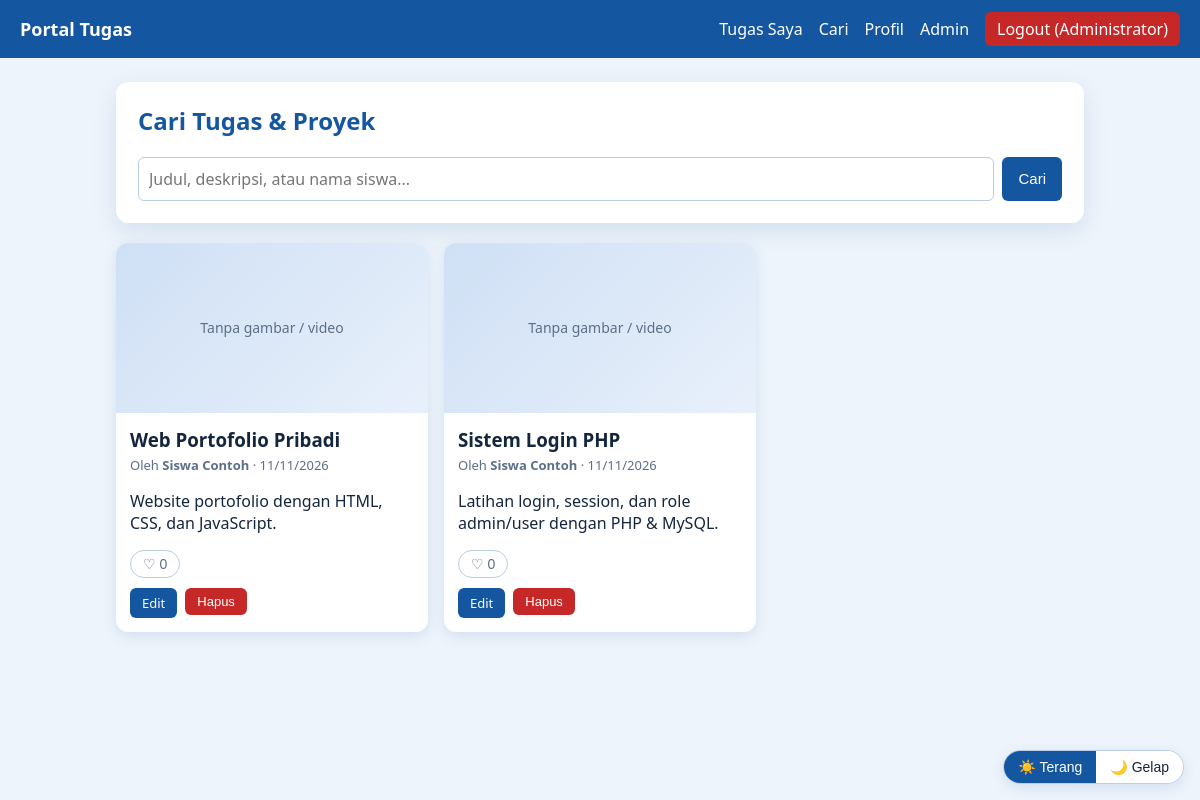
The page /cari.php (signed in) on the database its author committed.
### tables this page shows
CREATE TABLE tugas (
    id_tugas   INT AUTO_INCREMENT PRIMARY KEY,
    id_user    INT NOT NULL,
    judul      VARCHAR(100) NOT NULL,
    deskripsi  TEXT,
    gambar     VARCHAR(100) DEFAULT NULL,
    video      VARCHAR(100) DEFAULT NULL,
    created_at TIMESTAMP DEFAULT CURRENT_TIMESTAMP,
    FOREIGN KEY (id_user) REFERENCES users(id_user) ON DELETE CASCADE
);

CREATE TABLE users (
    id_user      INT AUTO_INCREMENT PRIMARY KEY,
    nama_lengkap VARCHAR(100) NOT NULL,
    username     VARCHAR(50)  NOT NULL UNIQUE,
    password     VARCHAR(255) NOT NULL,
    role         ENUM('admin','user') NOT NULL DEFAULT 'user',
    created_at   TIMESTAMP DEFAULT CURRENT_TIMESTAMP
);

### auth.php (called while the page is built, shortened)
<?php
function e($s) { return htmlspecialchars((string)$s, ENT_QUOTES, 'UTF-8'); }
function boleh_ubah($id_pemilik) {
    return !empty($_SESSION['login']) &&
           ((int)$_SESSION['id_user'] === (int)$id_pemilik || $_SESSION['role'] === 'admin');
}
function sql_like_cols() {
    $id = (int)$_SESSION['id_user'];
    return "(SELECT COUNT(*) FROM likes l WHERE l.id_tugas = t.id_tugas) AS jml_like, " .
           "(SELECT COUNT(*) FROM likes l WHERE l.id_tugas = t.id_tugas AND l.id_user = $id) AS saya_like";
}

### layout.php (the view, shortened to what this page needs)
<?php
function layout_atas($judul) { ?>
<!DOCTYPE html>
<html lang="id">
<head>
    <link rel="stylesheet" href="style.css">
</head>
<body>
<nav class="nav">
    <a class="brand" href="dashboard.php">Portal Tugas</a>
    <div class="links">
        <a href="dashboard.php">Tugas Saya</a>
        <a href="cari.php">Cari</a>
        <a href="profil.php">Profil</a>
        <?php if ($_SESSION['role'] === 'admin'): ?><a href="admin.php">Admin</a><?php endif; ?>
        <a class="out" href="logout.php">Logout (<?= e($_SESSION['nama_lengkap']) ?>)</a>
    </div>
</nav>
<main class="container">
<?php }
function layout_bawah() { ?>
</main>
</body>
</html>
<?php }
function kartu_tugas($t, $kembali = 'dashboard') {
    $sudahLike = !empty($t['saya_like']);
    ?>
<article class="kartu" id="tugas-<?= (int)$t['id_tugas'] ?>">
    <?php if (!empty($t['video'])): ?>
        <video controls preload="metadata"<?= !empty($t['gambar']) ? ' poster="uploads/' . e($t['gambar']) . '"' : '' ?>>
            <source src="uploads/<?= e($t['video']) ?>">
            Browser Anda tidak mendukung pemutar video.
        </video>
    <?php elseif (!empty($t['gambar'])): ?>
        <img src="uploads/<?= e($t['gambar']) ?>" alt="<?= e($t['judul']) ?>" loading="lazy">
    <?php else: ?>
        <div class="noimg">Tanpa gambar / video</div>
    <?php endif; ?>
    <div class="isi">
        <h3><?= e($t['judul']) ?></h3>
        <p class="meta">Oleh <strong><?= e($t['nama_lengkap']) ?></strong> &middot; <?= e(date('d/m/Y', strtotime($t['created_at']))) ?></p>
        <p><?= nl2br(e($t['deskripsi'])) ?></p>
        <div class="like">
            <form method="POST" action="tugas_like.php">
                <button type="submit" class="btn-like <?= $sudahLike ? 'aktif' : '' ?>" title="<?= $sudahLike ? 'Batal suka' : 'Suka' ?>">
                    <?= $sudahLike ? '♥' : '♡' ?> <?= (int)($t['jml_like'] ?? 0) ?>
                </button>
            </form>
        </div>
        <?php if (boleh_ubah($t['id_user'])): ?>
        <div class="aksi">
            <a class="btn kecil" href="tugas_edit.php?id=<?= (int)$t['id_tugas'] ?>">Edit</a>
            <form method="POST" action="tugas_hapus.php" onsubmit="return confirm('Hapus tugas ini?')">
                <button class="btn kecil merah" type="submit">Hapus</button>
            </form>
        </div>
        <?php endif; ?>
    </div>
</article>
<?php }

### cari.php (shortened to what this page needs)
<?php
require 'auth.php';
include 'koneksi.php';
include 'layout.php';
$q = trim($_GET['q'] ?? '');
$like = '%' . addcslashes($q, '%_\\') . '%';
$stmt = mysqli_prepare($koneksi, "SELECT t.*, u.nama_lengkap, " . sql_like_cols() . " FROM tugas t JOIN users u ON u.id_user = t.id_user
    WHERE t.judul LIKE ? OR t.deskripsi LIKE ? OR u.nama_lengkap LIKE ?
    ORDER BY t.created_at DESC LIMIT 60");
mysqli_stmt_bind_param($stmt, 'sss', $like, $like, $like);
mysqli_stmt_execute($stmt);
$hasil = mysqli_stmt_get_result($stmt);
layout_atas('Cari');
?>
<div class="panel">
    <h2>Cari Tugas & Proyek</h2>
    <form class="cari" method="GET">
        <input type="search" name="q" value="<?= e($q) ?>" placeholder="Judul, deskripsi, atau nama siswa..." autofocus>
        <button type="submit">Cari</button>
    </form>
</div>
<div class="grid">
<?php
while ($t = mysqli_fetch_assoc($hasil)) { $ada = true; kartu_tugas($t, 'cari'); }
?>
</div>
<?php layout_bawah(); ?>

### style.css (style rules this page uses)
:root { --bg:#eef4fb;--kartu:#fff;--teks:#14263d;--mut:#5b6f88;--utama:#1456a0;--garis:#b8cde6; --input:#fff;--thead:#e3eefa;--shadow:rgba(20,80,160,.12);--noimg1:#cfe0f5;--noimg2:#e8f0fb; --errbg:#fde8e8;--errtx:#b42318;--okbg:#e7f4ea;--oktx:#1a7f37;--like:#e0245e; }
* { box-sizing:border-box }
body { margin:0;font-family:system-ui,Segoe UI,sans-serif;background:var(--bg);color:var(--teks);transition:background .2s,color .2s }
a { color:var(--utama) }
.nav { display:flex;flex-wrap:wrap;justify-content:space-between;align-items:center;gap:8px;background:var(--utama);padding:12px 20px }
.nav a { color:#fff;text-decoration:none }
.brand { font-weight:700;font-size:18px }
.links { display:flex;flex-wrap:wrap;gap:16px;align-items:center }
.links .out { background:#c62828;padding:6px 12px;border-radius:6px }
.container { max-width:1000px;margin:24px auto;padding:0 16px 70px }
h1,h2 { color:var(--utama);margin-top:0 }
.panel { background:var(--kartu);border-radius:12px;padding:22px;box-shadow:0 8px 24px var(--shadow);margin-bottom:20px }
.btn,button { display:inline-block;padding:9px 16px;background:var(--utama);color:#fff;border:0;border-radius:6px;cursor:pointer;font-size:15px;text-decoration:none }
.btn.kecil { padding:6px 12px;font-size:13px }
.merah { background:#c62828 }
input,textarea { width:100%;padding:10px;margin:4px 0 12px;border:1px solid var(--garis);border-radius:6px;font:inherit;background:var(--input);color:var(--teks) }
.cari { display:flex;gap:8px }
.cari input { margin:0 }
.grid { display:grid;gap:16px;grid-template-columns:repeat(auto-fill,minmax(270px,1fr)) }
.kartu { background:var(--kartu);border-radius:12px;overflow:hidden;box-shadow:0 4px 14px var(--shadow);display:flex;flex-direction:column }
.kartu img,.noimg { width:100%;height:170px;object-fit:cover;display:block }
.noimg { background:linear-gradient(135deg,var(--noimg1),var(--noimg2));display:grid;place-items:center;color:var(--mut);font-size:14px }
.isi { padding:14px }
.isi h3 { margin:0 0 4px }
.meta { color:var(--mut);font-size:13px;margin:0 0 8px }
.aksi { display:flex;gap:8px;margin-top:10px }
.aksi form,.like form { margin:0 }
.like { margin-top:10px }
.btn-like { background:transparent;color:var(--mut);border:1px solid var(--garis);padding:5px 12px;font-size:14px;border-radius:20px }

### rows shown on the page
tugas: shows "Tanpa gambar / video", judul "Web Portofolio Pribadi", id_user.nama_lengkap "Siswa Contoh", created_at "11/11/2026", deskripsi "Website portofolio dengan HTML, CSS, dan JavaScript.", jml_like "0"
tugas: shows "Tanpa gambar / video", judul "Sistem Login PHP", id_user.nama_lengkap "Siswa Contoh", created_at "11/11/2026", deskripsi "Latihan login, session, dan role admin/user dengan PHP & MySQL.", jml_like "0"

### other values the page prints
$_SESSION['nama_lengkap'] "Administrator"
